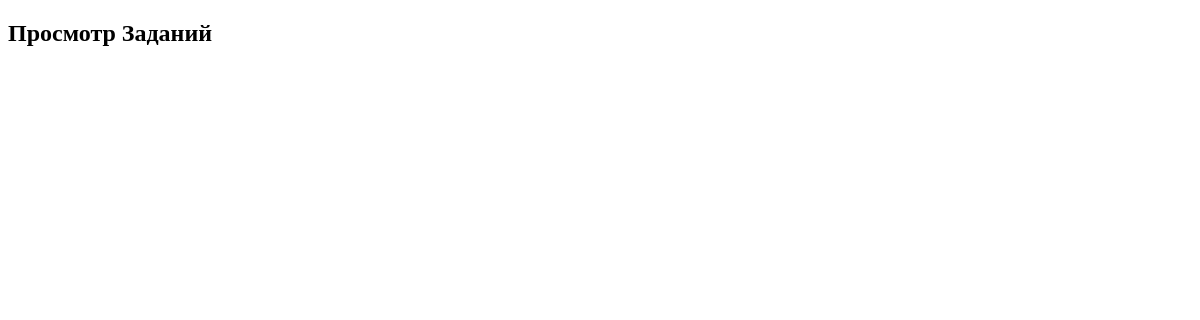
Before: /view_assignments/2/ with the older database file.
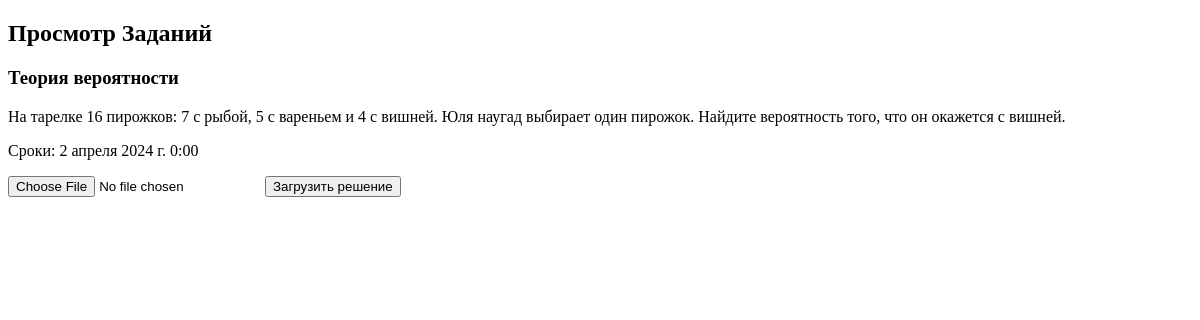
After: the same page with the newer database file.
### marsel/models.py (models this page shows, shortened)
class Assignment(models.Model):
    course = models.ForeignKey(Course, on_delete=models.CASCADE)
    title = models.CharField(max_length=100)
    description = models.TextField()
    deadline = models.DateTimeField()
    grade = models.FloatField(null=True, blank=True)

### marsel/views.py (the view)
# urls.py: path('view_assignments/<int:course_id>/', views.view_assignments, name='view_assignments'),
def view_assignments(request, course_id):
    assignments = Assignment.objects.filter(course_id=course_id)
    return render(request, 'view_assignments.html', {'assignments': assignments})

### template/view_assignments.html (shortened to what this page needs)
{% load static %}
<!DOCTYPE html>
<html lang="en">
<head>
</head>
<body>
    <h2>Просмотр Заданий</h2>
    {% for assignment in assignments %}
        <div>
            <h3>{{ assignment.title }}</h3>
            <p>{{ assignment.description }}</p>
            <p>Сроки: {{ assignment.deadline }}</p>
            <form method="post" enctype="multipart/form-data">
                <input type="file" name="solution">
                <button type="submit">Загрузить решение</button>
            </form>
        </div>
    {% endfor %}
</body>
</html>

Changed rows visible on the page:
added Assignment: title "Теория вероятности", description "На тарелке 16 пирожков: 7 с рыбой, 5 с вареньем и 4 с вишней. Юля наугад выбирает один пирожок. Найдите вероятность того, что он окажется с вишней.", deadline "2 апреля 2024 г. 0:00"
